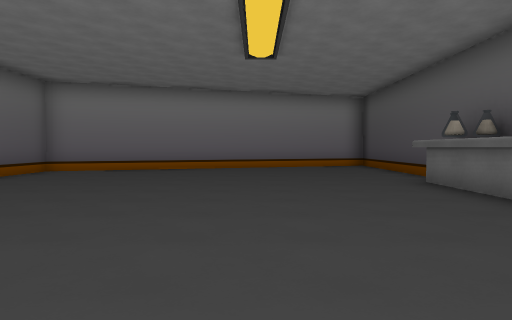
View 1 (above)

16 first-person views from a walk through a Godot game level. The camera is 1.4 m above the floor, tilts 2° down and sees 70° across. The floor is counted in squares, 2 m on a side. Each view is taken from the middle of a square. On the plan, view 1 faces up. The plan holds only what a view shows up to about 11 squares ahead; the rest is blank. The place goes on beyond the plan. Flat picture figures and markers are not drawn. Some surface patterns are stand-ins.

View 2
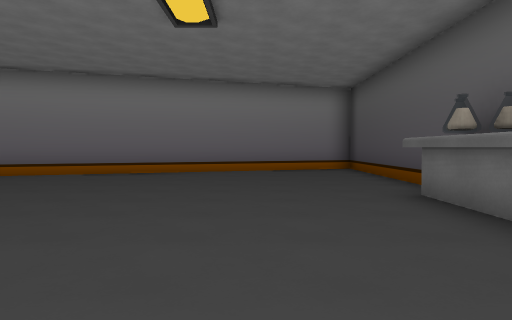

View 3
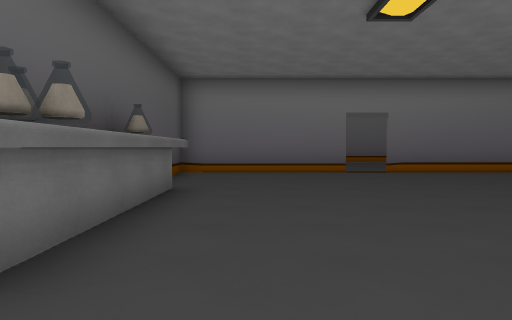

View 4
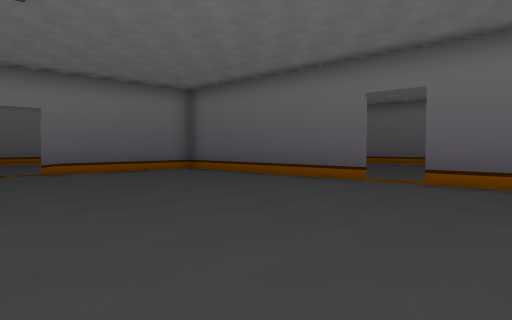

View 5
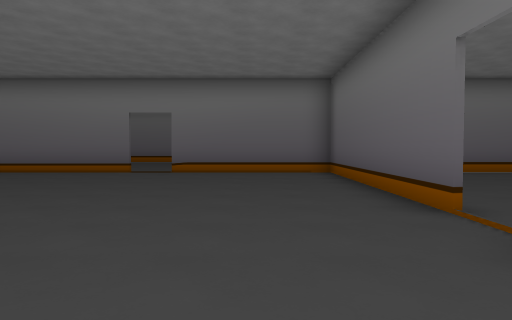

View 6
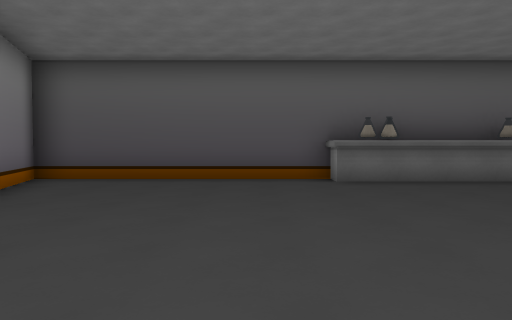

View 7
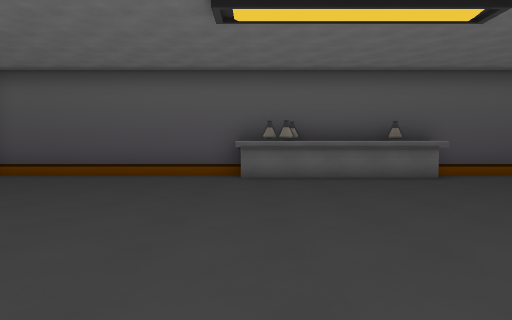

View 8
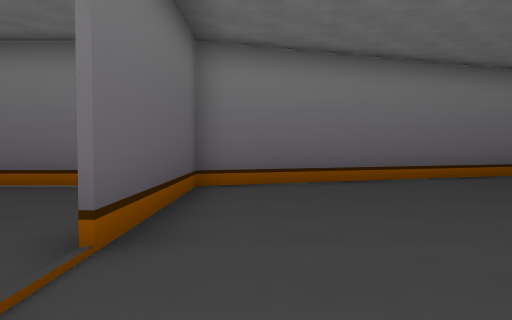

View 9
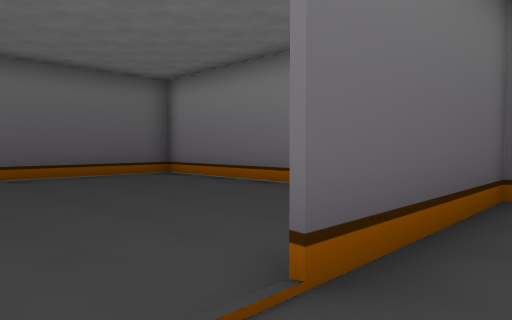

View 10
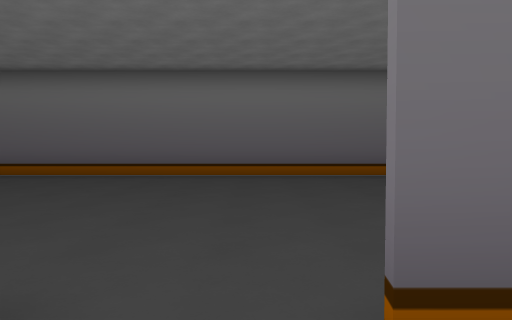

View 11
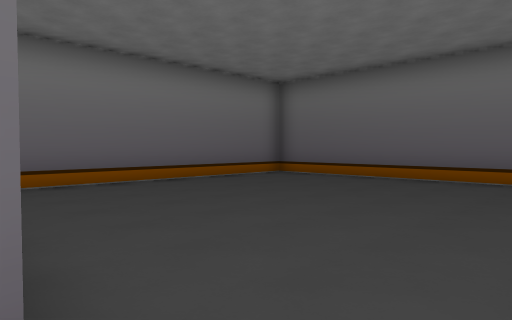

View 12
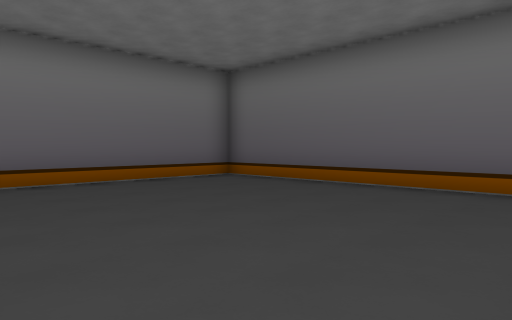

View 13
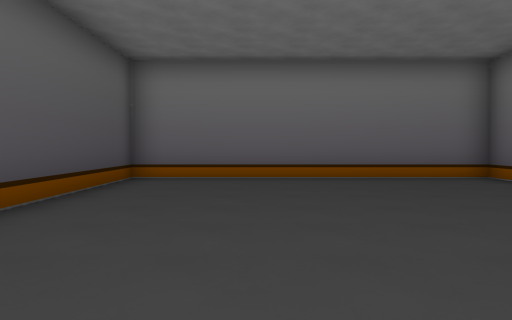

View 14
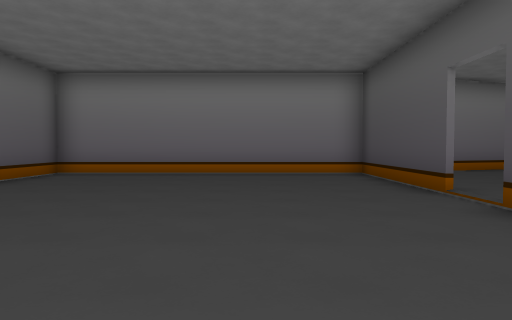

View 15
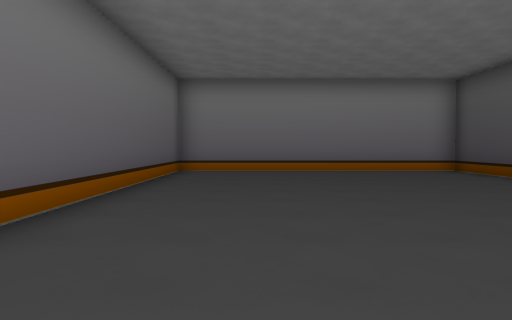

View 16
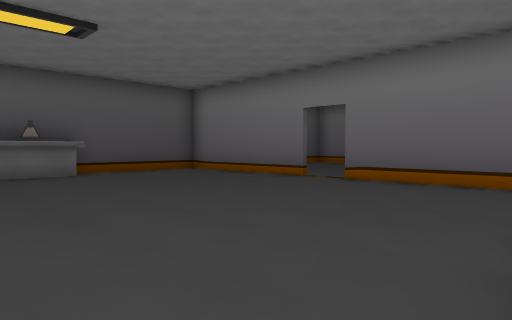

### Floor plan
Points are (right, up) in squares from view 1. A wall is a line through its corners. A room is listed if a view was taken in it or the views show most of it. See-through windows are left out.
Room 1 (views 1, 2, 3, 4, 5, 6, 7, 8, 9, 10, 11, 16)
walls: (3.4, 4.5) (3.4, 5.6); (-6.1, 5.2) (-6.1, -1.1); (4.1, 7.5) (4.1, 13.9) (-6.1, 10.6) (-6.1, 6.4); (3.2, 2.6) (3.2, 5.6); (3.4, 2.8) (3.4, 3.6); (-0.5, -1.3) (4.1, -1.3) (4.1, 2.9); (-6.1, -1.3) (-1.6, -1.3)
ways out: opening at (-6, 6) to room 2; opening at (-1, -1)
objects: flask (4, 6); flask (4, 7)
Room 2 (views 12, 13, 14, 15)
walls: (-6.2, 6.4) (-6.2, 10.7) (-14.3, 10.7) (-14.3, -1.3) (-6.1, -1.3); (-6.2, -1.4) (-6.2, 3)
ways out: opening at (-6, 6) to room 1

Where each view was taken, in squares from view 1:
view 1: 0 up, 0 right, facing up
view 2: 2 up, 1 right, facing up
view 3: 9 up, 2 right, facing down
view 4: 9 up, 1 right, facing down-left
view 5: 9 up, 4 left, facing down
view 6: 9 up, 4 left, facing right
view 7: 7 up, 5 left, facing right
view 8: 4 up, 5 left, facing up
view 9: 5 up, 5 left, facing up-left
view 10: 6 up, 5 left, facing left
view 11: 6 up, 6 left, facing down-left
view 12: 6 up, 8 left, facing down-left
view 13: 7 up, 9 left, facing down
view 14: 1 up, 9 left, facing up
view 15: 0 up, 12 left, facing up
view 16: 6 up, 6 left, facing down-right
